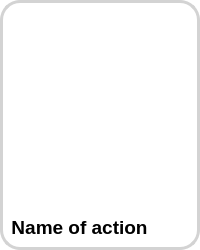
<?xml version="1.0" encoding="UTF-8"?>
<ui version="4.0">
 <class>UserModuleWidget</class>
 <widget class="QWidget" name="UserModuleWidget">
  <property name="geometry">
   <rect>
    <x>0</x>
    <y>0</y>
    <width>200</width>
    <height>250</height>
   </rect>
  </property>
  <property name="minimumSize">
   <size>
    <width>200</width>
    <height>250</height>
   </size>
  </property>
  <property name="maximumSize">
   <size>
    <width>200</width>
    <height>250</height>
   </size>
  </property>
  <property name="windowTitle">
   <string>Form</string>
  </property>
  <property name="autoFillBackground">
   <bool>true</bool>
  </property>
  <property name="styleSheet">
   <string notr="true">QWidget#UserModuleWidget	{
	background: rgb(255, 255, 255,255);
	border: 3px solid lightgrey;
	border-radius: 20px;
}</string>
  </property>
  <layout class="QGridLayout" name="gridLayout">
   <item row="0" column="0">
    <widget class="QPushButton" name="pbPixmap">
     <property name="sizePolicy">
      <sizepolicy hsizetype="Minimum" vsizetype="Expanding">
       <horstretch>0</horstretch>
       <verstretch>0</verstretch>
      </sizepolicy>
     </property>
     <property name="styleSheet">
      <string notr="true">QPushButton {
	border: 0px;
	border-radius: 10px;
}
QPushButton:pressed {
    background-color: qlineargradient(x1: 0, y1: 0, x2: 0, y2: 1,
                                      stop: 0 #dadbde, stop: 1 #f6f7fa);
}</string>
     </property>
     <property name="text">
      <string/>
     </property>
     <property name="icon">
      <iconset resource="../rc/UserModuleWidget.qrc">
       <normaloff>:/UserModuleWidget/images/play.png</normaloff>:/UserModuleWidget/images/play.png</iconset>
     </property>
     <property name="iconSize">
      <size>
       <width>150</width>
       <height>150</height>
      </size>
     </property>
     <property name="shortcut">
      <string>Alt+Shift+R</string>
     </property>
     <property name="flat">
      <bool>true</bool>
     </property>
    </widget>
   </item>
   <item row="1" column="0">
    <layout class="QHBoxLayout" name="horizontalLayout">
     <item>
      <widget class="QLabel" name="labelName">
       <property name="sizePolicy">
        <sizepolicy hsizetype="Preferred" vsizetype="Preferred">
         <horstretch>0</horstretch>
         <verstretch>0</verstretch>
        </sizepolicy>
       </property>
       <property name="font">
        <font>
         <pointsize>14</pointsize>
         <weight>75</weight>
         <bold>true</bold>
        </font>
       </property>
       <property name="styleSheet">
        <string notr="true">border: 0px;</string>
       </property>
       <property name="text">
        <string>Name of action</string>
       </property>
       <property name="alignment">
        <set>Qt::AlignCenter</set>
       </property>
       <property name="wordWrap">
        <bool>true</bool>
       </property>
      </widget>
     </item>
     <item>
      <widget class="QPushButton" name="pbDescription">
       <property name="sizePolicy">
        <sizepolicy hsizetype="Fixed" vsizetype="Fixed">
         <horstretch>0</horstretch>
         <verstretch>0</verstretch>
        </sizepolicy>
       </property>
       <property name="maximumSize">
        <size>
         <width>50</width>
         <height>50</height>
        </size>
       </property>
       <property name="styleSheet">
        <string notr="true">QPushButton {
	border: 0px solid white;
	border-radius: 10px;
    background-color: qlineargradient(x1: 0, y1: 0, x2: 0, y2: 1,
                                      stop: 0 #f6f7fa, stop: 1 #dadbde);}
QPushButton:pressed {
    background-color: qlineargradient(x1: 0, y1: 0, x2: 0, y2: 1,
                                      stop: 0 #dadbde, stop: 1 #f6f7fa);
}</string>
       </property>
       <property name="text">
        <string/>
       </property>
       <property name="icon">
        <iconset resource="../rc/UserModuleWidget.qrc">
         <normaloff>:/UserModuleWidget/images/questionmark.png</normaloff>:/UserModuleWidget/images/questionmark.png</iconset>
       </property>
       <property name="iconSize">
        <size>
         <width>45</width>
         <height>45</height>
        </size>
       </property>
       <property name="flat">
        <bool>true</bool>
       </property>
      </widget>
     </item>
    </layout>
   </item>
  </layout>
 </widget>
 <resources>
  <include location="../rc/UserModuleWidget.qrc"/>
 </resources>
 <connections/>
</ui>
